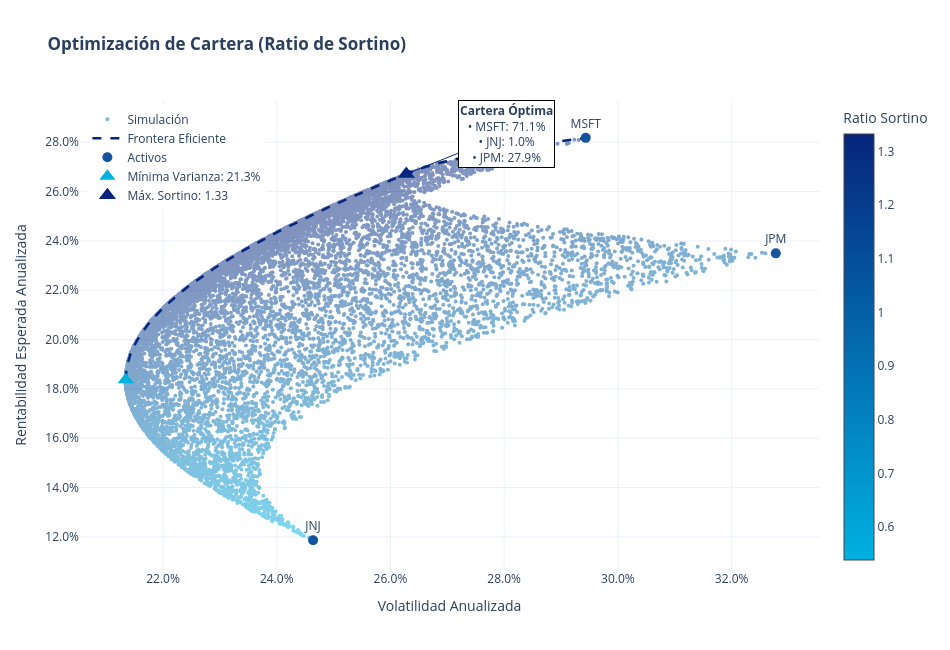

The cell this chart's notebook holds for it:
### Code cell
# 1. SELECCIÓN DE ACTIVOS Y PARÁMETROS
activos_3 = ['MSFT', 'JNJ', 'JPM']
precios_3 = df.xs("close", axis=1, level=1)[activos_3].dropna()
rent_activos = precios_3.pct_change().dropna()

r_mean = rent_activos.mean() * 252
cov_mat = rent_activos.cov() * 252
rf, rf_diario = 0.03, 0.03 / 252
n_assets = len(activos_3)

# 2. FUNCIONES DE EVALUACIÓN Y OPTIMIZACIÓN

def portfolio_performance_sortino(weights, returns):
    weights = np.array(weights)
    ret_p = np.sum(r_mean * weights)
    
    port_returns_daily = returns @ weights
    downside_returns = np.minimum(0, port_returns_daily - rf_diario)
    downside_std = np.sqrt(np.mean(downside_returns**2)) * np.sqrt(252)
    
    sortino = 0 if downside_std == 0 else (ret_p - rf) / downside_std
    vol_p = np.sqrt(weights.T @ cov_mat @ weights)
    
    return vol_p, ret_p, sortino, downside_std

bounds = tuple((0, 1) for _ in range(n_assets))
init_guess = [1.0 / n_assets] * n_assets
constraints = ({'type': 'eq', 'fun': lambda x: np.sum(x) - 1})

# Optimizaciones
opt_vol = sco.minimize(lambda w: portfolio_performance_sortino(w, rent_activos)[0], init_guess, method='SLSQP', bounds=bounds, constraints=constraints)
vol_min, ret_min, _, _ = portfolio_performance_sortino(opt_vol.x, rent_activos)

opt_sortino = sco.minimize(lambda w: -portfolio_performance_sortino(w, rent_activos)[2], init_guess, method='SLSQP', bounds=bounds, constraints=constraints)
vol_max_sortino, ret_max_sortino, sortino_max, _ = portfolio_performance_sortino(opt_sortino.x, rent_activos)

# 3. SIMULACIÓN MONTE CARLO Y FRONTERA

np.random.seed(42)
weights_sim = np.random.dirichlet(np.ones(n_assets), size=10000)

sim_daily_returns = rent_activos.values @ weights_sim.T
sim_rets = weights_sim @ r_mean.values
sim_vols = np.sqrt(np.einsum('ij,jk,ik->i', weights_sim, cov_mat.values, weights_sim))

downside_diff = np.minimum(0, sim_daily_returns - rf_diario)
sim_downside_std = np.sqrt(np.mean(downside_diff**2, axis=0)) * np.sqrt(252)
sim_sortinos = np.where(sim_downside_std > 0, (sim_rets - rf) / sim_downside_std, 0)

target_rets = np.linspace(ret_min, r_mean.max(), 50)
frontier_vols = []
for t in target_rets:
    cons = ({'type': 'eq', 'fun': lambda w: np.sum(w) - 1},
            {'type': 'eq', 'fun': lambda w: np.sum(r_mean * w) - t})
    res = sco.minimize(lambda w: portfolio_performance_sortino(w, rent_activos)[0], init_guess, method='SLSQP', bounds=bounds, constraints=cons)
    frontier_vols.append(res.fun)

# 4. VISUALIZACIÓN

fig = go.Figure()

fig.add_trace(go.Scatter(x=sim_vols, y=sim_rets, mode='markers',
    marker=dict(color=sim_sortinos, colorscale=[[0, paleta_bbva["azul_celeste_aqua"]], [1, paleta_bbva["azul_oscuro_digital"]]], size=4, showscale=True, colorbar=dict(title="Ratio Sortino")),
    name='Simulación', opacity=0.5))

fig.add_trace(go.Scatter(x=frontier_vols, y=target_rets, mode='lines',
    line=dict(color=paleta_bbva["azul_oscuro_digital"], width=2.5, dash='dash'), name='Frontera Eficiente'))

fig.add_trace(go.Scatter(x=np.sqrt(np.diag(cov_mat)), y=r_mean.values, mode='markers+text',
    marker=dict(color=paleta_bbva["azul_logotipo"], size=10), text=activos_3, textposition="top center", name='Activos'))

fig.add_trace(go.Scatter(x=[vol_min], y=[ret_min], mode='markers',
    marker=dict(color=paleta_bbva["azul_celeste_aqua"], size=14, symbol='triangle-up'), name=f'Mínima Varianza: {vol_min:.1%}'))

fig.add_trace(go.Scatter(x=[vol_max_sortino], y=[ret_max_sortino], mode='markers',
    marker=dict(color=paleta_bbva["azul_oscuro_digital"], size=15, symbol='triangle-up'), name=f'Máx. Sortino: {sortino_max:.2f}'))

pesos_str = "<br>".join([f"• {a}: {p:.1%}" for a, p in zip(activos_3, opt_sortino.x)])
fig.add_annotation(x=vol_max_sortino, y=ret_max_sortino,
    text=f"<b>Cartera Óptima</b><br>{pesos_str}",
    showarrow=True, arrowhead=2, arrowcolor=paleta_bbva["azul_oscuro_digital"], ax=100, ay=-40, bgcolor="white", bordercolor="black")

fig.update_layout(
    title="<b>Optimización de Cartera (Ratio de Sortino)</b>",
    xaxis=dict(title="Volatilidad Anualizada", tickformat=".1%"),
    yaxis=dict(title="Rentabilidad Esperada Anualizada", tickformat=".1%"),
    template="plotly_white", height=650, width=950,
    legend=dict(yanchor="top", y=0.99, xanchor="left", x=0.01)
)

fig.show()

### Figure 1 — Plotly figure (JSON) as saved in the notebook; plotly's stock layout.template omitted (floating-point values rounded to 4 significant figures; data arrays with more than 128 entries replaced by an {"elided": "..."} marker saying what was removed)
{"data": [{"marker": {"color": {"elided": "10000 float values"}, "colorbar": {"title": {"text": "Ratio Sortino"}}, "colorscale": [[0, "#00B1E1"], [1, "#06257C"]], "showscale": true, "size": 4}, "mode": "markers", "name": "Simulación", "opacity": 0.5, "type": "scatter", "x": {"elided": "10000 float values"}, "y": {"elided": "10000 float values"}}, {"line": {"color": "#06257C", "dash": "dash", "width": 2.5}, "mode": "lines", "name": "Frontera Eficiente", "type": "scatter", "x": [0.2134, 0.2135, 0.2136, 0.2137, 0.2139, 0.2142, 0.2146, 0.215, 0.2155, 0.216, 0.2166, 0.2172, 0.2179, 0.2187, 0.2196, 0.2204, 0.2214, 0.2224, 0.2235, 0.2246, 0.2257, 0.227, 0.2282, 0.2296, 0.231, 0.2324, 0.2339, 0.2354, 0.237, 0.2386, 0.2403, 0.242, 0.2437, 0.2455, 0.2474, 0.2492, 0.2512, 0.2531, 0.2551, 0.2571, 0.2592, 0.2613, 0.2635, 0.2658, 0.2689, 0.2727, 0.2772, 0.2823, 0.288, 0.2943], "y": [0.1837, 0.1857, 0.1877, 0.1897, 0.1917, 0.1937, 0.1957, 0.1977, 0.1997, 0.2017, 0.2037, 0.2057, 0.2077, 0.2097, 0.2117, 0.2137, 0.2157, 0.2177, 0.2197, 0.2217, 0.2237, 0.2257, 0.2277, 0.2297, 0.2317, 0.2337, 0.2357, 0.2377, 0.2397, 0.2417, 0.2437, 0.2457, 0.2478, 0.2498, 0.2518, 0.2538, 0.2558, 0.2578, 0.2598, 0.2618, 0.2638, 0.2658, 0.2678, 0.2698, 0.2718, 0.2738, 0.2758, 0.2778, 0.2798, 0.2818]}, {"marker": {"color": "#14549C", "size": 10}, "mode": "markers+text", "name": "Activos", "text": ["MSFT", "JNJ", "JPM"], "textposition": "top center", "type": "scatter", "x": [0.2943, 0.2464, 0.3278], "y": [0.2818, 0.1187, 0.235]}, {"marker": {"color": "#00B1E1", "size": 14, "symbol": "triangle-up"}, "mode": "markers", "name": "Mínima Varianza: 21.3%", "type": "scatter", "x": [0.2134], "y": [0.1837]}, {"marker": {"color": "#06257C", "size": 15, "symbol": "triangle-up"}, "mode": "markers", "name": "Máx. Sortino: 1.33", "type": "scatter", "x": [0.2628], "y": [0.2671]}], "layout": {"annotations": [{"arrowcolor": "#06257C", "arrowhead": 2, "ax": 100, "ay": -40, "bgcolor": "white", "bordercolor": "black", "showarrow": true, "text": "<b>Cartera Óptima</b><br>• MSFT: 71.1%<br>• JNJ: 1.0%<br>• JPM: 27.9%", "x": 0.2628, "y": 0.2671}], "height": 650, "legend": {"x": 0.01, "xanchor": "left", "y": 0.99, "yanchor": "top"}, "title": {"text": "<b>Optimización de Cartera (Ratio de Sortino)</b>"}, "width": 950, "xaxis": {"tickformat": ".1%", "title": {"text": "Volatilidad Anualizada"}}, "yaxis": {"tickformat": ".1%", "title": {"text": "Rentabilidad Esperada Anualizada"}}}}
